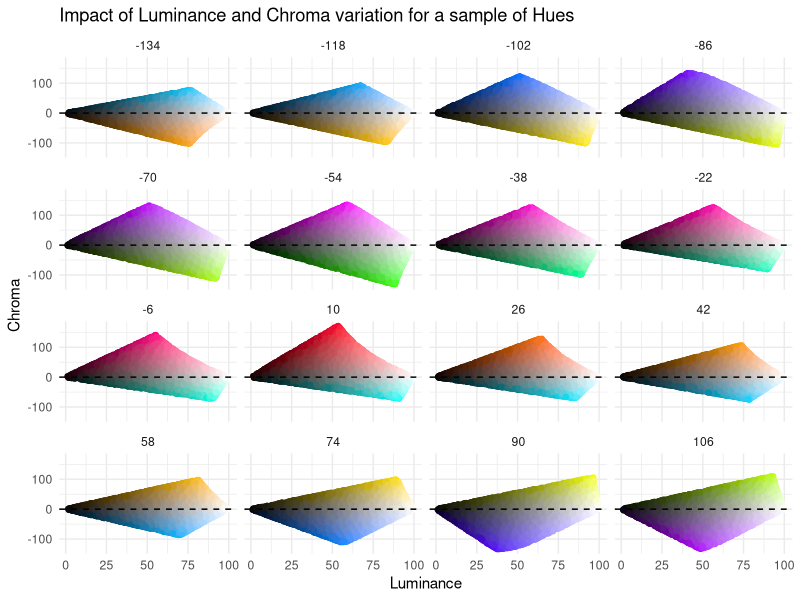

Here is the R script that generated this plot:
## ---- chunk 1
#| code-fold: false
#| echo: true
#| message: false
#| warning: false

library(tidyverse)
library(colorspace)

# -134:107

output<-NULL
for(h in seq(-134,107,16)){
  # print(h)
  z=expand.grid(
  l=seq(1,150,.1),#
  c=seq(-200,200,.1) #
  ) %>% 
    mutate(
      h=h,
      color=hex(polarLUV(H=h,C=c,L=l))
      ) %>% 
    filter(!is.na(color)) %>% #
    slice_sample(n=10000,replace = T) %>% 
    distinct()
  
  output<-bind_rows(output,z)
  
}

## ---- chunk 2
ggplot(output)+
  geom_point(aes(x=l,y=c),color=output$color)+
  geom_hline(yintercept = 0, linetype=2)+
  theme_minimal()+
  labs(x="Luminance",y="Chroma",title="Impact of Luminance and Chroma variation for a sample of Hues")+
  facet_wrap(h~.)
